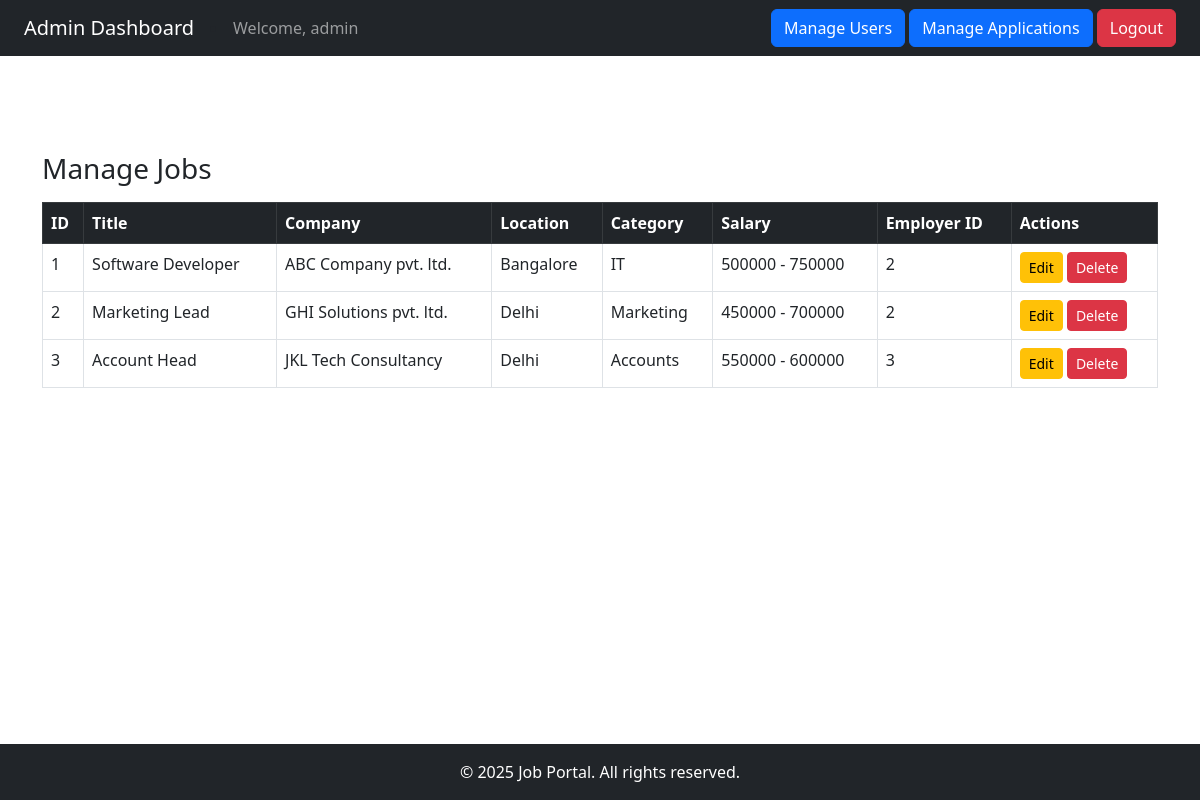
Before: /admin_manage_jobs (signed in) with the older database file.
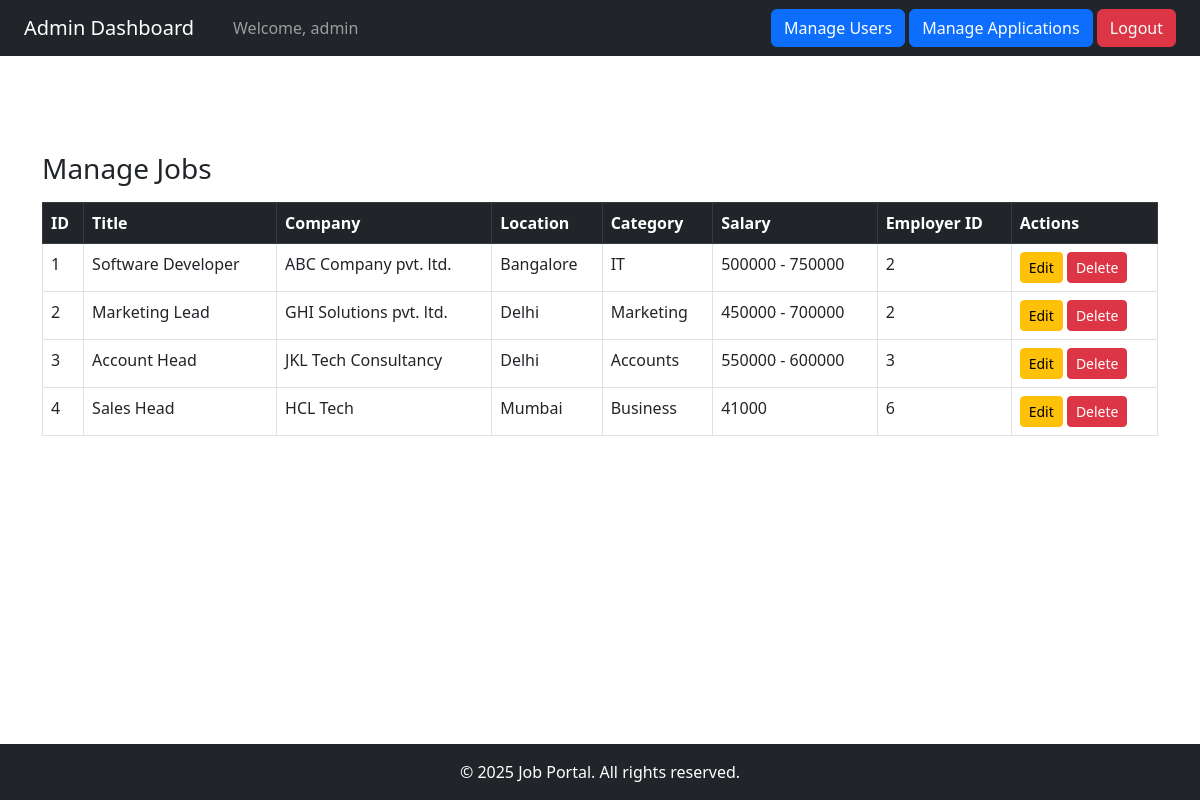
After: the same page with the newer database file.
### database/models.py (models this page shows)
class Job(db.Model):
    id = db.Column(db.Integer, primary_key=True)
    title = db.Column(db.String(100), nullable=False)
    description = db.Column(db.Text, nullable=False)
    salary = db.Column(db.String(50), nullable=False)
    location = db.Column(db.String(100), nullable=False)
    category = db.Column(db.String(100), nullable=False)
    company = db.Column(db.String(100), nullable=False)
    employer_id = db.Column(db.Integer, db.ForeignKey('user.id', ondelete='CASCADE'), nullable=True)
    applications = db.relationship('Application', backref='job', cascade='all, delete-orphan', lazy=True)

### app.py (the view)
@app.route('/admin_manage_jobs')
def admin_manage_jobs():
    if 'user_id' not in session or session['role'] != 'admin':
        return redirect(url_for('login'))
    jobs = Job.query.all()
    return render_template('admin_manage_jobs.html', jobs=jobs)

### app.py (called while the page is built)
@app.context_processor
def inject_year():
    return {'year': datetime.now().year}

### templates/admin_manage_jobs.html (shortened to what this page needs)
<!DOCTYPE html>
<html lang="en">
<head>
    <link href="https://cdn.jsdelivr.net/npm/bootstrap@5.3.0/dist/css/bootstrap.min.css" rel="stylesheet">
</head>
<body>
    <nav class="navbar navbar-expand-lg navbar-dark bg-dark px-4">
        <a class="navbar-brand" href="#">Admin Dashboard</a>
        <li class="nav-item">
            <span class="navbar-text">Welcome, {{ session['username'] }}</span>
        </li>
        <div class="ms-auto">
            <a href="{{ url_for('admin_manage_users') }}" class="btn btn-primary">Manage Users</a>
            <a href="{{ url_for('admin_manage_applications') }}" class="btn btn-primary">Manage Applications</a>
            <a href="{{ url_for('logout') }}" class="btn btn-danger">Logout</a>
        </div>
    </nav>
    <div class="container mt-5">
        <h3 class="mt-5 mb-3">Manage Jobs</h3>
        <table class="table table-bordered">
            <thead class="table-dark">
                <tr>
                    <th>ID</th>
                    <th>Title</th>
                    <th>Company</th>
                    <th>Location</th>
                    <th>Category</th>
                    <th>Salary</th>
                    <th>Employer ID</th>
                    <th>Actions</th>
                </tr>
            </thead>
            <tbody>
                {% for job in jobs %}
                <tr>
                    <td>{{ job.id }}</td>
                    <td>{{ job.title }}</td>
                    <td>{{ job.company }}</td>
                    <td>{{ job.location }}</td>
                    <td>{{ job.category }}</td>
                    <td>{{ job.salary }}</td>
                    <td>{{ job.employer_id }}</td>
                    <td>
                        <a href="{{ url_for('admin_edit_job', job_id=job.id) }}" class="btn btn-warning btn-sm">Edit</a>
                        <form action="{{ url_for('admin_delete_job', job_id=job.id) }}" method="POST" style="display:inline-block;">
                            <button class="btn btn-danger btn-sm" onclick="return confirm('Delete this job?')">Delete</button>
                        </form>
                    </td>
                </tr>
                {% endfor %}
            </tbody>
        </table>
    </div>
    {% include 'footer.html' %}
</body>
</html>

Changed rows visible on the page:
added Job: id "4", title "Sales Head", company "HCL Tech", location "Mumbai", category "Business", salary "41000", employer_id "6"
